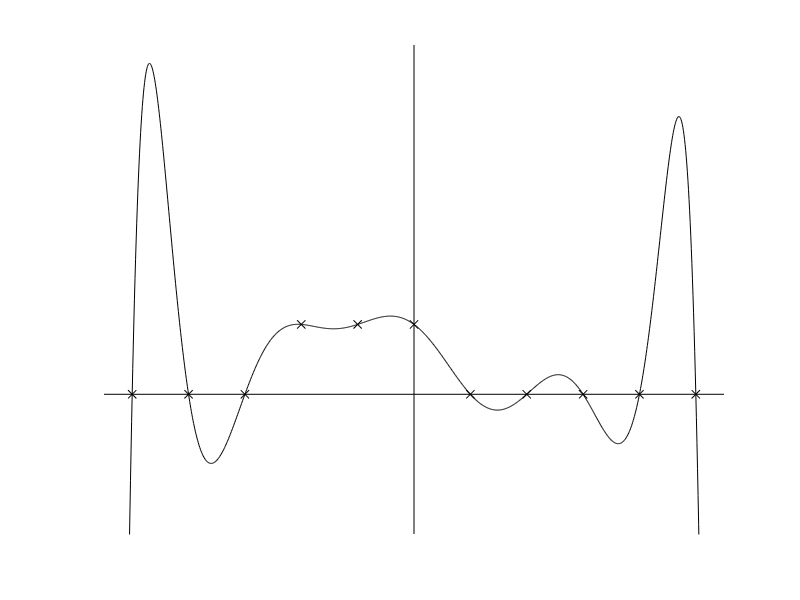
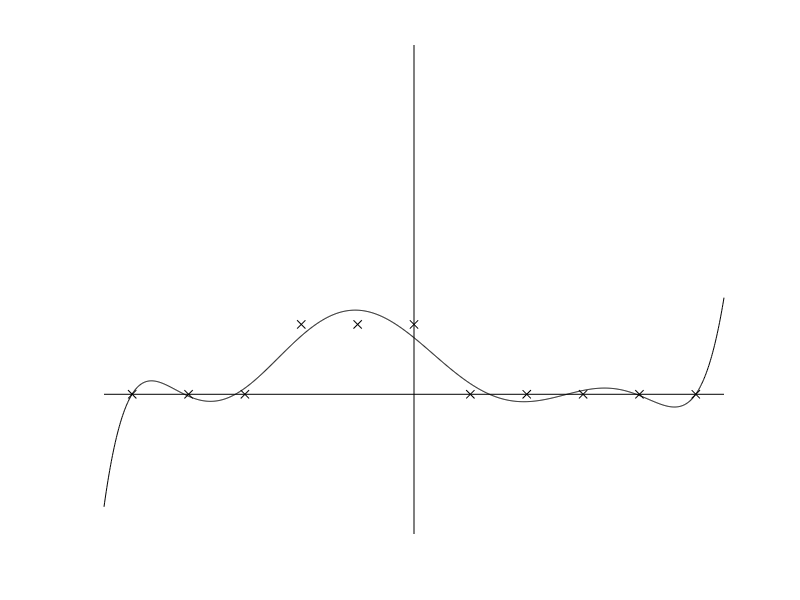

Recreate these plots in MATLAB, in order.
% ELEVENFIGS  Generate Figures 11.1 and 11.2 in Lecture 11 of
% Trefethen & Bau.

x = -5:5;
y = [0 0 0 1 1 1 0 0 0 0 0];
xx = -5.5:.01:5.5;     % for plotting

degree = [10 7];
for j = 1:2
    figure(j)
    p = polyfit(x,y,degree(j));
    plot(xx,polyval(p,xx),'k'),  hold on
    axis([-5.5 5.5 -2 5])
    plot(x,y,'kx')
    plot([-5.5 5.5], [0 0], 'k')    % x-axis
    plot([0 0], [-2 5], 'k')        % y-axis
    axis off,  hold off
end
